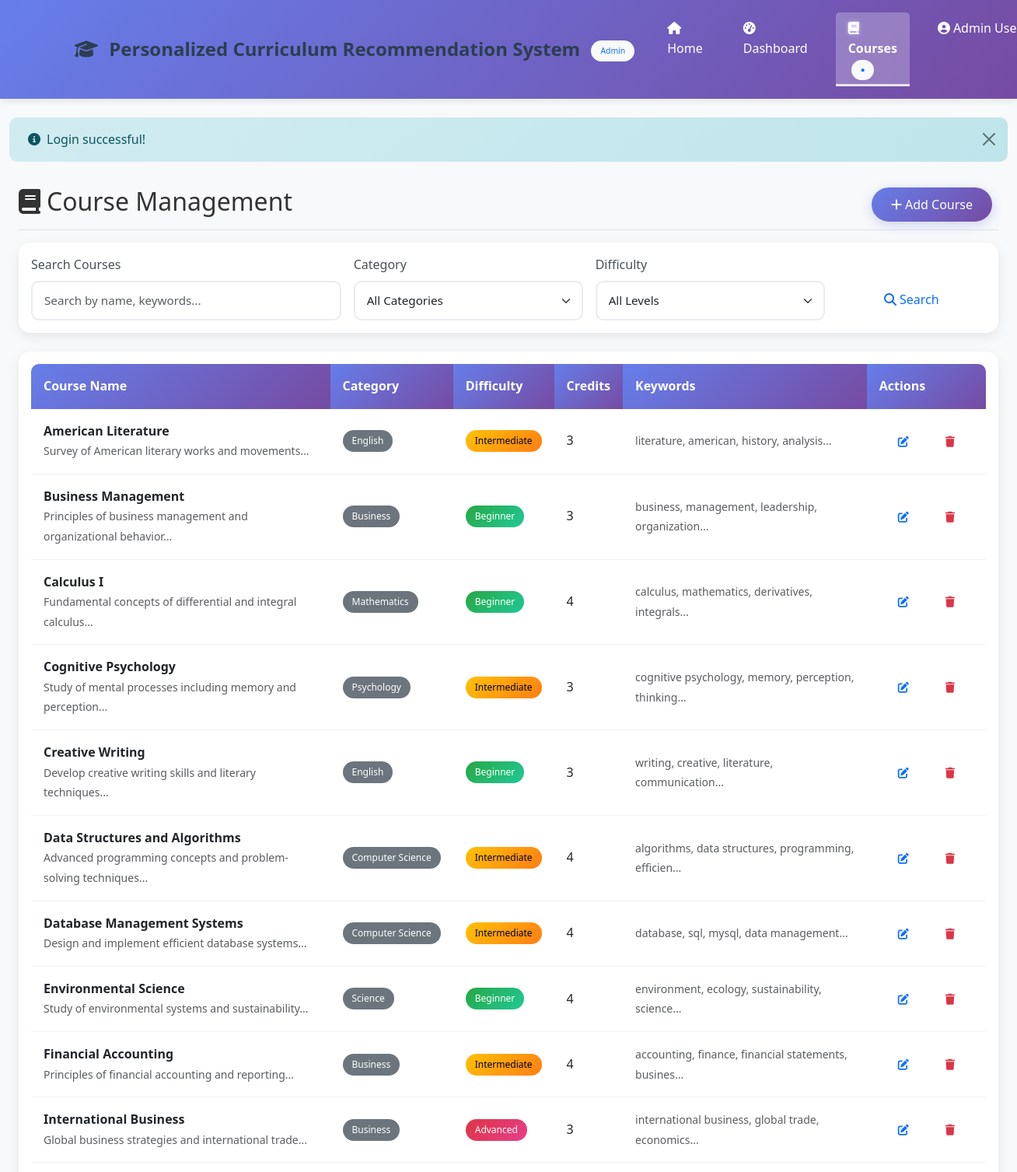
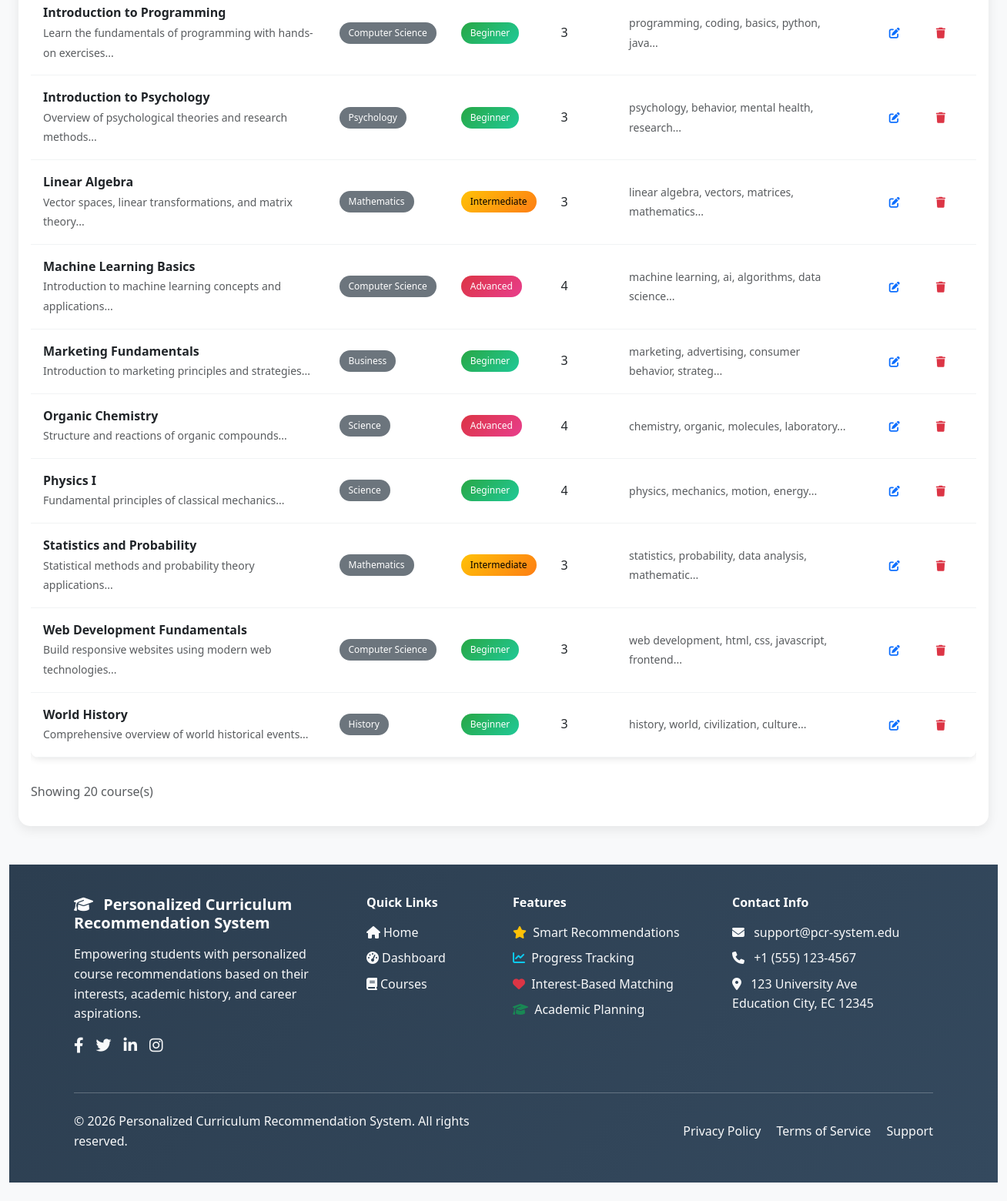
/admin/courses.php (signed in), run on the app's committed database (2 pictures, top to bottom).
### tables this page shows
CREATE TABLE IF NOT EXISTS courses (
    id INT AUTO_INCREMENT PRIMARY KEY,
    name VARCHAR(200) NOT NULL,
    category VARCHAR(100) NOT NULL,
    difficulty ENUM('Beginner', 'Intermediate', 'Advanced') DEFAULT 'Beginner',
    keywords TEXT,
    description TEXT,
    credits INT DEFAULT 3,
    created_at TIMESTAMP DEFAULT CURRENT_TIMESTAMP,
    updated_at TIMESTAMP DEFAULT CURRENT_TIMESTAMP ON UPDATE CURRENT_TIMESTAMP
);

### controllers/AdminController.php (called while the page is built, shortened)
<?php
require_once __DIR__ . '/BaseController.php';
require_once __DIR__ . '/../models/Course.php';
class AdminController extends BaseController {
    private $courseModel;
    public function __construct() {
        $this->courseModel = new Course();
    }
    public function courses() {
        $error = '';
        $success = '';
        $editCourse = null;
        $search = $this->getGet('search', '');
        $categoryFilter = $this->getGet('category', '');
        $difficultyFilter = $this->getGet('difficulty', '');
        if ($search || $categoryFilter || $difficultyFilter) {
            $courses = $this->courseModel->search($search, $categoryFilter, $difficultyFilter);
        } else {
            $courses = $this->courseModel->getAll();
        }
        $categories = $this->courseModel->getCategories();
        $this->render('admin/courses', [
            'pageTitle' => 'Course Management',
            'error' => $error,
            'success' => $success,
            'courses' => $courses,
            'categories' => $categories,
            'editCourse' => $editCourse,
            'search' => $search,
            'categoryFilter' => $categoryFilter,
            'difficultyFilter' => $difficultyFilter
        ]);
    }
}

### admin/courses.php (called while the page is built)
<?php
require_once '../controllers/AdminController.php';
$controller = new AdminController();
$controller->courses();

### models/BaseModel.php (called while the page is built, shortened)
<?php
require_once __DIR__ . '/../config/config.php';
class BaseModel {
    public function __construct() {
        global $db;
        $this->db = $db;
    }
}

### models/Course.php (called while the page is built, shortened)
<?php
require_once __DIR__ . '/BaseModel.php';
class Course extends BaseModel {
    protected $table = 'courses';
    public function getAll($limit = null, $category = null, $difficulty = null) {
        try {
            $sql = "SELECT * FROM {$this->table}";
            $params = [];
            $sql .= " ORDER BY name ASC";
            $stmt = $this->db->prepare($sql);
            $stmt->execute($params);
            return $stmt->fetchAll();
        } catch (PDOException $e) {
            return [];
        }
    }
}

### views/admin/courses.php (the view, shortened to what this page needs)
<div class="container-fluid">
    <div class="d-flex justify-content-between flex-wrap flex-md-nowrap align-items-center pt-3 pb-2 mb-3 border-bottom">
        <h1 class="h2">
            <i class="fas fa-book me-2"></i>Course Management
        </h1>
        <div class="btn-toolbar mb-2 mb-md-0">
            <div class="btn-group me-2">
                <button type="button" class="btn btn-primary" data-bs-toggle="modal" data-bs-target="#addCourseModal">
                    <i class="fas fa-plus me-1"></i>Add Course
                </button>
            </div>
        </div>
    </div>
    <div class="card mb-4">
        <div class="card-body">
            <form method="GET" class="row g-3">
                <div class="col-md-4">
                    <label for="search" class="form-label">Search Courses</label>
                    <input type="text" class="form-control" id="search" name="search"
                           value="<?php echo htmlspecialchars($search ?? ''); ?>" placeholder="Search by name, keywords...">
                </div>
                <div class="col-md-3">
                    <label for="category" class="form-label">Category</label>
                    <select class="form-select" id="category" name="category">
                        <option value="">All Categories</option>
                    </select>
                </div>
                <div class="col-md-3">
                    <label for="difficulty" class="form-label">Difficulty</label>
                    <select class="form-select" id="difficulty" name="difficulty">
                        <option value="">All Levels</option>
                    </select>
                </div>
                <div class="col-md-2">
                    <label class="form-label">&nbsp;</label>
                    <div class="d-grid">
                        <button type="submit" class="btn btn-outline-primary">
                            <i class="fas fa-search me-1"></i>Search
                        </button>
                    </div>
                </div>
            </form>
        </div>
    </div>
    <div class="card">
        <div class="card-body">
            <?php if (empty($courses)): ?>
                <div class="text-center py-5">
                    <i class="fas fa-book-open fa-4x text-muted mb-3"></i>
                    <h4 class="text-muted">No courses found</h4>
                    <p class="text-muted">Add your first course to get started!</p>
                    <button type="button" class="btn btn-primary" data-bs-toggle="modal" data-bs-target="#addCourseModal">
                        <i class="fas fa-plus me-1"></i>Add Course
                    </button>
                </div>
            <?php else: ?>
                <div class="table-responsive">
                    <table class="table table-hover">
                        <thead>
                            <tr>
                                <th>Course Name</th>
                                <th>Category</th>
                                <th>Difficulty</th>
                                <th>Credits</th>
                                <th>Keywords</th>
                                <th>Actions</th>
                            </tr>
                        </thead>
                        <tbody>
                            <?php foreach ($courses as $course): ?>
                                <tr>
                                    <td>
                                        <strong><?php echo htmlspecialchars($course['name']); ?></strong>
                                        <?php if ($course['description']): ?>
                                            <br><small class="text-muted"><?php echo htmlspecialchars(substr($course['description'], 0, 80)) . '...'; ?></small>
                                        <?php endif; ?>
                                    </td>
                                    <td>
                                        <span class="badge bg-secondary"><?php echo htmlspecialchars($course['category']); ?></span>
                                    </td>
                                    <td>
                                        <?php
                                        $badgeClass = [
                                            'Beginner' => 'bg-success',
                                            'Intermediate' => 'bg-warning',
                                            'Advanced' => 'bg-danger'
                                        ];
                                        $class = $badgeClass[$course['difficulty']] ?? 'bg-secondary';
                                        ?>
                                        <span class="badge <?php echo $class; ?>"><?php echo htmlspecialchars($course['difficulty']); ?></span>
                                    </td>
                                    <td><?php echo $course['credits']; ?></td>
                                    <td>
                                        <small class="text-muted">
                                            <?php echo htmlspecialchars(substr($course['keywords'], 0, 50)) . '...'; ?>
                                        </small>
                                    </td>
                                    <td>
                                        <div class="btn-group btn-group-sm">
                                            <button type="button" class="btn btn-outline-primary"
                                                    onclick="editCourse(<?php echo htmlspecialchars(json_encode($course)); ?>)">
                                                <i class="fas fa-edit"></i>
                                            </button>
                                            <a href="?delete=<?php echo $course['id']; ?>" class="btn btn-outline-danger"
                                               onclick="return confirm('Are you sure you want to delete this course?')">
                                                <i class="fas fa-trash"></i>
                                            </a>
                                        </div>
                                    </td>
                                </tr>
                            <?php endforeach; ?>
                        </tbody>
                    </table>
                </div>
                <div class="mt-3">
                    <p class="text-muted">
                        Showing <?php echo count($courses); ?> course(s)
                    </p>
                </div>
            <?php endif; ?>
        </div>
    </div>
</div>

### assets/css/style.css (style rules this page uses)
:root { --primary-color: #667eea; --secondary-color: #764ba2; --success-color: #28a745; --info-color: #17a2b8; --warning-color: #ffc107; --danger-color: #dc3545; --light-color: #f8f9fa; --dark-color: #343a40; --gradient-primary: linear-gradient(135deg, #667eea 0%, #764ba2 100%); --gradient-secondary: linear-gradient(135deg, #2c3e50 0%, #34495e 100%); }
body { font-family: 'Segoe UI', Tahoma, Geneva, Verdana, sans-serif; line-height: 1.6; color: #333; background-color: #f8f9fa; }
h1, h2, h3, h4, h5, h6 { font-weight: 600; color: #2c3e50; }
.card { border: none; border-radius: 15px; box-shadow: 0 5px 15px rgba(0,0,0,0.08); transition: all 0.3s ease; overflow: hidden; }
.btn { border-radius: 25px; padding: 0.75rem 1.5rem; font-weight: 500; transition: all 0.3s ease; border: none; }
.btn-primary { background: var(--gradient-primary); box-shadow: 0 4px 15px rgba(102, 126, 234, 0.3); }
.form-control, .form-select { border: 2px solid #e9ecef; border-radius: 10px; padding: 0.75rem 1rem; transition: all 0.3s ease; font-size: 0.95rem; }
.form-label { font-weight: 500; color: #495057; margin-bottom: 0.5rem; }
.table { border-radius: 10px; overflow: hidden; box-shadow: 0 2px 10px rgba(0,0,0,0.1); }
.table thead th { background: var(--gradient-primary); color: white; border: none; font-weight: 600; padding: 1rem; }
.table tbody td { padding: 1rem; vertical-align: middle; border-color: #f1f3f4; }
.badge { border-radius: 20px; padding: 0.5rem 0.75rem; font-weight: 500; }
.badge.bg-success { background: linear-gradient(135deg, #28a745 0%, #20c997 100%) !important; }
.badge.bg-warning { background: linear-gradient(135deg, #ffc107 0%, #fd7e14 100%) !important; color: #000 !important; }
.badge.bg-danger { background: linear-gradient(135deg, #dc3545 0%, #e83e8c 100%) !important; }

### includes/header.php (style rules this page uses)
.card { border: none; border-radius: 15px; box-shadow: 0 5px 15px rgba(0,0,0,0.08); transition: transform 0.3s ease; }
.btn-primary { background: linear-gradient(135deg, #667eea 0%, #764ba2 100%); border: none; border-radius: 25px; padding: 10px 25px; font-weight: 500; transition: all 0.3s ease; }
.badge { border-radius: 20px; padding: 8px 12px; }
.form-control, .form-select { border-radius: 10px; border: 2px solid #e9ecef; padding: 12px 15px; transition: all 0.3s ease; }
.table { border-radius: 10px; overflow: hidden; }
.table thead th { background: linear-gradient(135deg, #667eea 0%, #764ba2 100%); color: white; border: none; font-weight: 600; }

### data on the page
courses: name "American Literature", description "Survey of American literary works and movements", category "English", difficulty "Intermediate", credits "3", keywords "literature, american, history, analysis"
courses: name "Business Management", description "Principles of business management and organizational behavior", category "Business", difficulty "Beginner", credits "3", keywords "business, management, leadership, organization"
courses: name "Calculus I", description "Fundamental concepts of differential and integral calculus", category "Mathematics", difficulty "Beginner", credits "4", keywords "calculus, mathematics, derivatives, integrals"
courses: name "Cognitive Psychology", description "Study of mental processes including memory and perception", category "Psychology", difficulty "Intermediate", credits "3", keywords "cognitive psychology, memory, perception, thinking"
courses: name "Creative Writing", description "Develop creative writing skills and literary techniques", category "English", difficulty "Beginner", credits "3", keywords "writing, creative, literature, communication"
courses: name "Data Structures and Algorithms", description "Advanced programming concepts and problem-solving techniques", category "Computer Science", difficulty "Intermediate", credits "4", keywords "algorithms, data structures, programming, efficien"
courses: name "Database Management Systems", description "Design and implement efficient database systems", category "Computer Science", difficulty "Intermediate", credits "4", keywords "database, sql, mysql, data management"
courses: name "Environmental Science", description "Study of environmental systems and sustainability", category "Science", difficulty "Beginner", credits "4", keywords "environment, ecology, sustainability, science"
courses: name "Financial Accounting", description "Principles of financial accounting and reporting", category "Business", difficulty "Intermediate", credits "4", keywords "accounting, finance, financial statements, busines"
courses: name "International Business", description "Global business strategies and international trade", category "Business", difficulty "Advanced", credits "3", keywords "international business, global trade, economics"
courses: name "Introduction to Programming", description "Learn the fundamentals of programming with hands-on exercises", category "Computer Science", difficulty "Beginner", credits "3", keywords "programming, coding, basics, python, java"
courses: name "Introduction to Psychology", description "Overview of psychological theories and research methods", category "Psychology", difficulty "Beginner", credits "3", keywords "psychology, behavior, mental health, research"
courses: name "Linear Algebra", description "Vector spaces, linear transformations, and matrix theory", category "Mathematics", difficulty "Intermediate", credits "3", keywords "linear algebra, vectors, matrices, mathematics"
courses: name "Machine Learning Basics", description "Introduction to machine learning concepts and applications", category "Computer Science", difficulty "Advanced", credits "4", keywords "machine learning, ai, algorithms, data science"
courses: name "Marketing Fundamentals", description "Introduction to marketing principles and strategies", category "Business", difficulty "Beginner", credits "3", keywords "marketing, advertising, consumer behavior, strateg"
courses: name "Organic Chemistry", description "Structure and reactions of organic compounds", category "Science", difficulty "Advanced", credits "4", keywords "chemistry, organic, molecules, laboratory"
courses: name "Physics I", description "Fundamental principles of classical mechanics", category "Science", difficulty "Beginner", credits "4", keywords "physics, mechanics, motion, energy"
courses: name "Statistics and Probability", description "Statistical methods and probability theory applications", category "Mathematics", difficulty "Intermediate", credits "3", keywords "statistics, probability, data analysis, mathematic"
courses: name "Web Development Fundamentals", description "Build responsive websites using modern web technologies", category "Computer Science", difficulty "Beginner", credits "3", keywords "web development, html, css, javascript, frontend"
courses: name "World History", description "Comprehensive overview of world historical events", category "History", difficulty "Beginner", credits "3", keywords "history, world, civilization, culture"

### other printed values
APP_NAME "Personalized Curriculum Recommendation System"
$item['title'] "Home"
$item['title'] "Dashboard"
$item['title'] "Courses"
$_SESSION['user_name'] "Admin…"
$message "Login successful!"
count($courses) "20"
